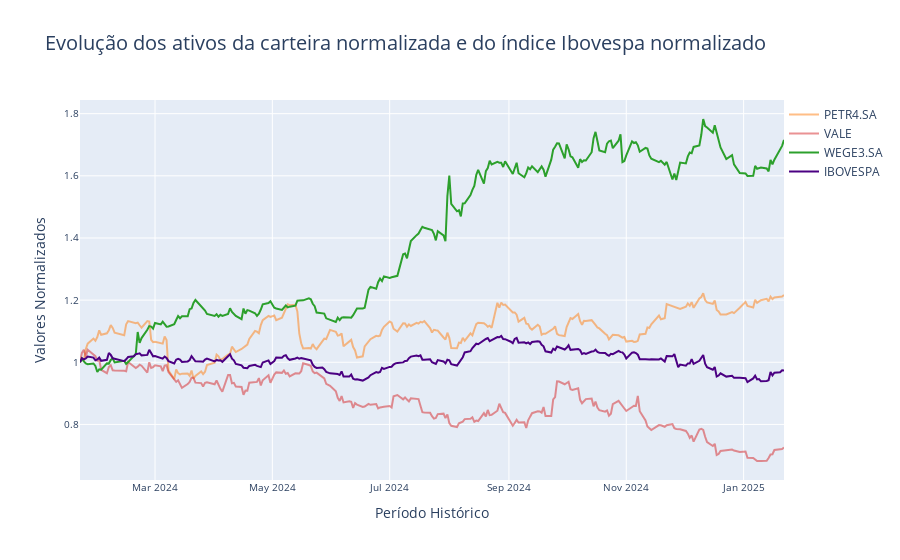

This figure's notebook cell:
### Code cell
# Criar dashboard


# Criando uma figura
figura = Dash.Figure()


# Adicionando o primeiro eixo
figura.add_trace(
    Dash.Scatter(
        x=carteira_normalizada.index,
        y=carteira_normalizada['PETR4.SA'],
        mode='lines',
        name='PETR4.SA',
        marker_color='#ff7f0e',
        opacity=0.5,
    )
)



# Adicionando VALE
figura.add_trace(
    Dash.Scatter(
        x=carteira_normalizada.index,
        y=carteira_normalizada['VALE'],
        mode='lines',
        name='VALE',
        marker_color='#d62728',
        opacity=0.5,
    )
)



# Adicionando a WEG3
figura.add_trace(
    Dash.Scatter(
        x=carteira_normalizada.index,
        y=carteira_normalizada['WEGE3.SA'],
        mode='lines',
        name='WEGE3.SA',
        marker_color='#2ca02c'
    )
)

# Adicionando o IBOVESPA


figura.add_trace(
    Dash.Scatter(
        x=ibovespa_normalizado.index,
        y=ibovespa_normalizado['^BVSP'],
        mode='lines',
        name='IBOVESPA',
        marker_color='#4B0082'
    )
)



# Ajustes no layout
figura.update_layout(

    # título
    title='Evolução dos ativos da carteira normalizada e do índice Ibovespa normalizado ',
    # Tamanho
    titlefont_size=20,
    
    # Ajustando o eixo x
    xaxis=dict(
        title='Período Histórico',
        titlefont_size=14,
        tickfont_size=10
    ),


    # Ajustando o eixo y
    yaxis=dict(
        title='Valores Normalizados',
        titlefont_size=14,
        tickfont_size=10
    ),


    # Parâmetros para Legenda
    legend=dict(
        x=1,
        y=1
    )

)

### Figure 1 — Plotly figure (JSON) as saved in the notebook; plotly's stock layout.template omitted (floating-point values rounded to 4 significant figures; data arrays with more than 128 entries replaced by an {"elided": "..."} marker saying what was removed)
{"data": [{"marker": {"color": "#ff7f0e"}, "mode": "lines", "name": "PETR4.SA", "opacity": 0.5, "type": "scatter", "x": {"elided": "244 str values"}, "y": {"elided": "244 float values"}}, {"marker": {"color": "#d62728"}, "mode": "lines", "name": "VALE", "opacity": 0.5, "type": "scatter", "x": {"elided": "244 str values"}, "y": {"elided": "244 float values"}}, {"marker": {"color": "#2ca02c"}, "mode": "lines", "name": "WEGE3.SA", "type": "scatter", "x": {"elided": "244 str values"}, "y": {"elided": "244 float values"}}, {"marker": {"color": "#4B0082"}, "mode": "lines", "name": "IBOVESPA", "type": "scatter", "x": {"elided": "252 str values"}, "y": {"elided": "252 float values"}}], "layout": {"legend": {"x": 1, "y": 1}, "title": {"font": {"size": 20}, "text": "Evolução dos ativos da carteira normalizada e do índice Ibovespa normalizado "}, "xaxis": {"tickfont": {"size": 10}, "title": {"font": {"size": 14}, "text": "Período Histórico"}}, "yaxis": {"tickfont": {"size": 10}, "title": {"font": {"size": 14}, "text": "Valores Normalizados"}}}}
